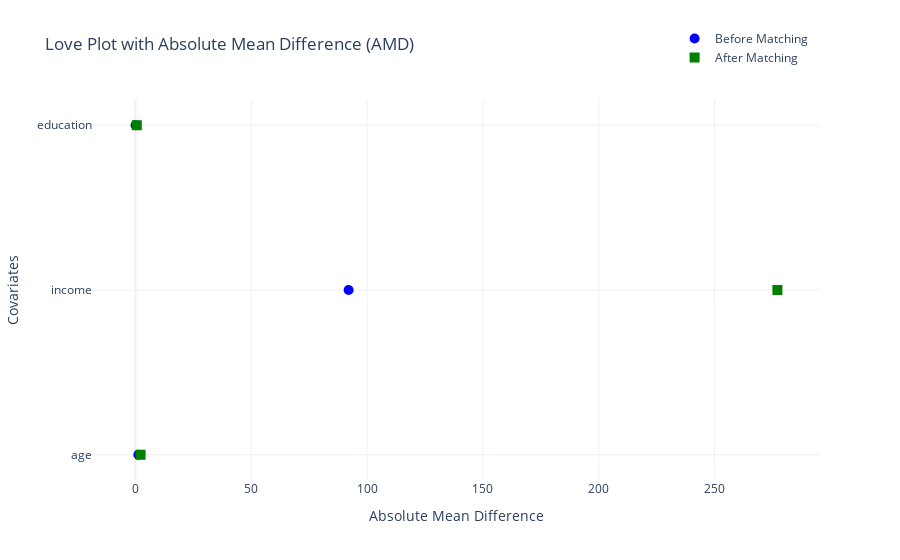

Write notebook code for a chart like this one.
### Code cell
import pandas as pd
import numpy as np
from sklearn.linear_model import LogisticRegression
from sklearn.neighbors import NearestNeighbors
import plotly.graph_objects as go

# ダミーデータ作成
np.random.seed(0)
n = 200
df = pd.DataFrame({
    'treatment': np.random.binomial(1, 0.5, size=n),
    'age': np.random.normal(50, 10, size=n),
    'income': np.random.normal(60000, 15000, size=n),
    'education': np.random.normal(16, 2, size=n)
})

# 傾向スコアの推定
X = df[['age', 'income', 'education']]
y = df['treatment']
model = LogisticRegression()
df['pscore'] = model.fit(X, y).predict_proba(X)[:, 1]

# 最近傍マッチング
treated = df[df['treatment'] == 1]
control = df[df['treatment'] == 0]
nn = NearestNeighbors(n_neighbors=1)
nn.fit(control[['pscore']])
_, indices = nn.kneighbors(treated[['pscore']])
matched_control = control.iloc[indices.flatten()].copy()

# AMD（Absolute Mean Difference）計算関数
def compute_amd(df1, df2, covariates):
    amd = []
    for var in covariates:
        m1, m2 = df1[var].mean(), df2[var].mean()
        amd.append(abs(m1 - m2))  # 標準化しない絶対差
    return np.array(amd)

covariates = ['age', 'income', 'education']
amd_before = compute_amd(treated, control, covariates)
amd_after = compute_amd(treated, matched_control, covariates)

# AMD Love Plot (Plotly)
fig = go.Figure()

fig.add_trace(go.Scatter(
    x=amd_before,
    y=covariates,
    mode='markers',
    name='Before Matching',
    marker=dict(color='blue', symbol='circle', size=10)
))

fig.add_trace(go.Scatter(
    x=amd_after,
    y=covariates,
    mode='markers',
    name='After Matching',
    marker=dict(color='green', symbol='square', size=10)
))

fig.update_layout(
    title="Love Plot with Absolute Mean Difference (AMD)",
    xaxis_title="Absolute Mean Difference",
    yaxis_title="Covariates",
    template="plotly_white",
    legend=dict(x=0.8, y=1.2)
)

fig.show()

df.head()

### Figure 1 — Plotly figure (JSON) as saved in the notebook; plotly's stock layout.template omitted (floating-point values rounded to 4 significant figures)
{"data": [{"marker": {"color": "blue", "size": 10, "symbol": "circle"}, "mode": "markers", "name": "Before Matching", "type": "scatter", "x": [1.245, 92.03, 0.06117], "y": ["age", "income", "education"]}, {"marker": {"color": "green", "size": 10, "symbol": "square"}, "mode": "markers", "name": "After Matching", "type": "scatter", "x": [2.226, 277.2, 0.573], "y": ["age", "income", "education"]}], "layout": {"legend": {"x": 0.8, "y": 1.2}, "title": {"text": "Love Plot with Absolute Mean Difference (AMD)"}, "xaxis": {"title": {"text": "Absolute Mean Difference"}}, "yaxis": {"title": {"text": "Covariates"}}}}
